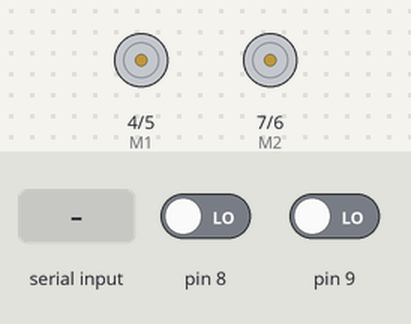
The sketch below on a simulated Arduino Uno, built with avr-gcc and run on an emulated ATmega328P. On the bench: direction and speed pins drawn as motors (green arrow = direction pin HIGH = forward, orange = LOW = backward, longer = more drive). The test bench sets the inputs (shaded band); at power-on: pin 8 LOW, pin 9 LOW.

Above: at 1.2 s.
1.3 s: "w" received over Serial
At 1.7 s:
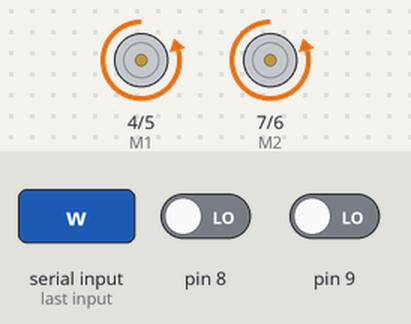
2.8 s: "s" received over Serial
At 4.0 s:
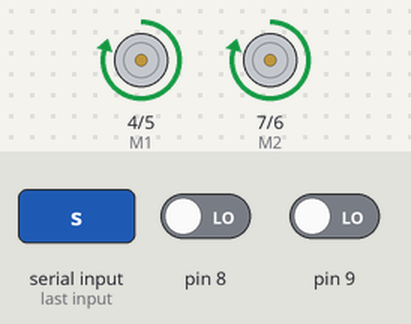
4.3 s: "d" received over Serial
At 5.2 s:
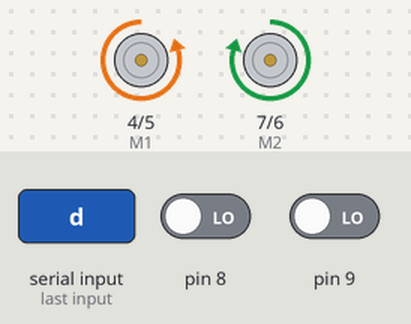
5.8 s: "a" received over Serial
At 6.3 s:
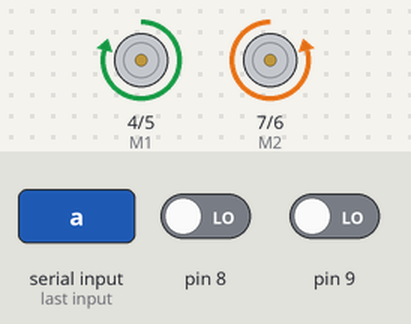
7.3 s: "1" received over Serial
At 8.7 s:
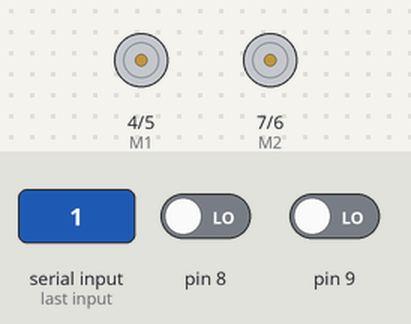
Timing chart, 0 to 9.8 s (numbered marks = the images above; inputs shaded):
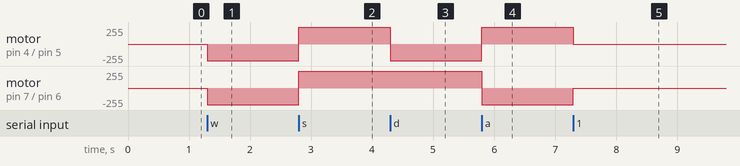

The sketch:

motor_robot.ino
```cpp
int E1 = 5;     //M1 Speed Control PWM
int E2 = 6;     //M2 Speed Control PWM
int M1 = 4;    //M1 Direction Control
int M2 = 7;    //M1 Direction Control

int LifeCounter = 0;
int EachRun = 100;
int SleepDelay = 5000;

boolean FollowPersonMode = false;
boolean ExploreMode = false;

#define speed 250

void stop(void)                    //Stop
{
  digitalWrite(E1,LOW);
  digitalWrite(E2,LOW);
}
void advance(char a,char b)          //Move forward
{
  //turn_L (0,b);
  //delay(20);
  //turn_R (a,0);
  digitalWrite(M1,HIGH);
  digitalWrite(M2,HIGH);
  analogWrite (E1,a);
  analogWrite (E2,b);

}
void back_off (char a,char b)          //Move backward
{
  digitalWrite(M1,LOW);
  digitalWrite(M2,LOW);
  analogWrite (E1,a);
  analogWrite (E2,b);
}
void turn_L (char a,char b)             //Turn Left
{
  digitalWrite(M1,LOW);
  digitalWrite(M2,HIGH);
  analogWrite (E1,a);
  analogWrite (E2,b);

}
void turn_R (char a,char b)             //Turn Right
{

  digitalWrite(M1,HIGH);
  digitalWrite(M2,LOW);
  analogWrite (E1,a);
  analogWrite (E2,b);
}
void setup(void)
{

  pinMode(E1, OUTPUT);
  pinMode(E2, OUTPUT);
  pinMode(M1, OUTPUT);
  pinMode(M2, OUTPUT);
  Serial.begin(19200);      //Set Baud Rate

}
void loop(void)
{
  char val = Serial.read();
  int LeftSensor = digitalRead(9);
  int RightSensor = digitalRead(8);

/*  Serial.print( "left sensor: ");
  Serial.println(LeftSensor );
  Serial.print( "right sensor: ");
  Serial.println( RightSensor ) ;
*/

  if (FollowPersonMode)
  {
        if ( (LeftSensor==1) && (RightSensor==1) )  //do nothing
        {
        }

        if ( (LeftSensor==0) && (RightSensor==0) )  //do nothing
        {
          advance (speed,speed);
          delay(1000);
        }

        if ( (LeftSensor==0) && (RightSensor==1) )  //left side obstacle detected
        {
          turn_L (speed,speed);
          delay(500);
        }


        if ( (LeftSensor==1) && (RightSensor==0) )  //right  side obstacle detected
        {
          turn_R (speed,speed);
          delay(500);
        }
  }

  if (ExploreMode)
  {
        if (LifeCounter>=EachRun)
        {
          LifeCounter=0;
          delay(SleepDelay);
        }
        if ( (LeftSensor==1) && (RightSensor==1) )  //clear move forward
        {
          advance (speed,speed);
          LifeCounter++;
          delay(40);
        }

        if ( (LeftSensor==0) && (RightSensor==0) )  //totally blocked
        {
          back_off (speed,speed);
          LifeCounter++;
          delay(1000);
        }

        if ( (LeftSensor==0) && (RightSensor==1) )  //left side obstacle detected
        {
          turn_R (speed,speed);
          LifeCounter++;
          delay(2000);
        }

        if ( (LeftSensor==1) && (RightSensor==0) )  //right  side obstacle detected
        {
          turn_L (speed,speed);
          LifeCounter++;
          delay(2000);
        }
  }

  if(val!=-1)
  {
    switch(val)
    {
      Serial.println(val);
    case 'w':
      back_off (speed,speed);
      break;

    case 's':
      advance (speed,speed); //this is not working
      break;

    case 'd':
      turn_L (speed,speed);
      break;

    case 'a':
      turn_R (speed,speed);
      break;


    case '1':
      stop();
      break;
    }
    delay(40);
  }


}
```

Measured:
- after the input at 1.3 s, motor on pin 4 (M1) / pin 5 (E1), motor on pin 7 (M2) / pin 6 (E2): stopped → backward 250/255 at once
- after the input at 2.8 s, motor on pin 4 (M1) / pin 5 (E1), motor on pin 7 (M2) / pin 6 (E2): backward 250/255 → forward 250/255 at once
- after the input at 4.3 s, motor on pin 4 (M1) / pin 5 (E1): forward 250/255 → backward 250/255 at once
- after the input at 5.8 s, motor on pin 4 (M1) / pin 5 (E1): backward 250/255 → forward 250/255 at once; motor on pin 7 (M2) / pin 6 (E2): forward 250/255 → backward 250/255 at once
- after the input at 7.3 s, motor on pin 4 (M1) / pin 5 (E1): forward 250/255 → stopped at once; motor on pin 7 (M2) / pin 6 (E2): backward 250/255 → stopped at once
